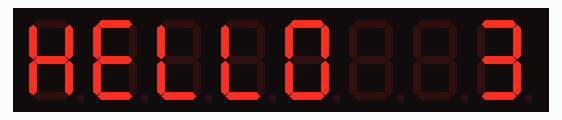
Recording of a sketch running on a simulated Arduino Uno, built with avr-gcc and run on an emulated ATmega328P. Shown: 8-digit seven-segment display.

Above: at 0.1 s.
At 1.1 s:
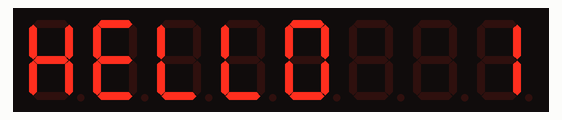
At 1.6 s:
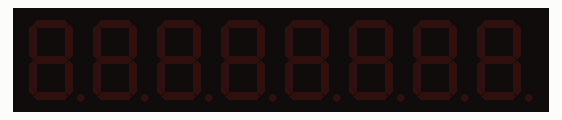

Measured:
- by itself, everything shown: repeats every 2.0 s, in 4 steps
- what the display in image 1 shows lasts 0.5 s, from 1.0 s to 1.5 s

The sketch:

Seven_Segment_Test.ino
```cpp
#include "LedControl.h"

/*

Now we need a LedControl to work with.
***** These pin numbers will probably not work with your hardware *****

pin 12 is connected to the DataIn

pin 11 is connected to the CLK

pin 10 is connected to LOAD

We have only a single MAX72XX.

*/

LedControl seven_segment=LedControl(12,11,10,1);

/* we always wait a bit between updates of the display */

unsigned long delaytime=500;

void setup() {

/* The MAX72XX is in power-saving mode on startup, we have to do a wakeup call */

seven_segment.shutdown(0,false);

/* Set the brightness to a medium values */

seven_segment.setIntensity(0,5);

/* and clear the display */

seven_segment.clearDisplay(0);
}

void hello(){

seven_segment.setChar(0,7,'H',false);

seven_segment.setChar(0,6,'e',false);

seven_segment.setChar(0,5,'l',false);

seven_segment.setChar(0,4,'l',false);

seven_segment.setChar(0,3,'0',false);


seven_segment.setDigit(0,0,3,false);

delay(delaytime);

seven_segment.setDigit(0,0,2,false);

delay(delaytime);

seven_segment.setDigit(0,0,1,false);

delay(delaytime);


seven_segment.clearDisplay(0);

delay(delaytime);

}

void loop() {
hello();

}
```
